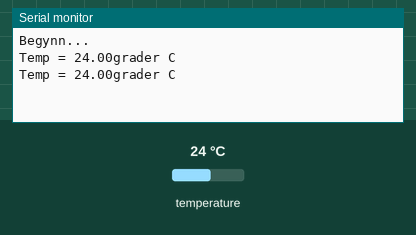
Simulated run of this sketch. Board: Arduino Nano 33 IoT. Parts: the last lines printed to the serial monitor. The inputs (shaded band) are chosen by the test bench; at power-on: temperature 24 °C.

Above: at 1.8 s.
1.9 s: temperature set to 12 °C
At 2.9 s:
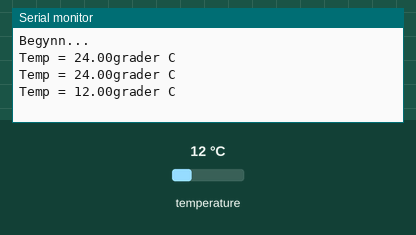
3.4 s: temperature set to 19 °C
At 4.9 s:
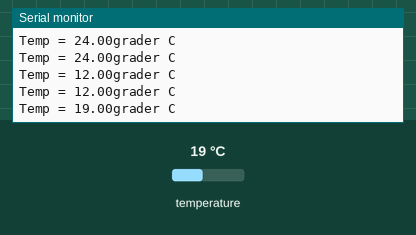
Timing chart, 0 to 6.4 s (numbered marks = the images above; inputs shaded):
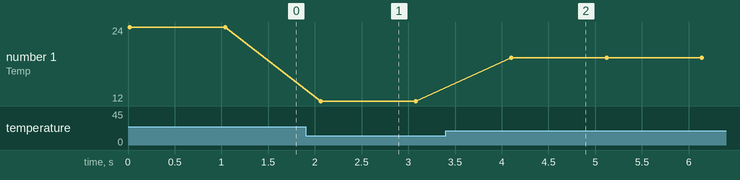

The sketch:

3feb_sht31_fungerer.ino
```cpp
/*
  SHT31 er Grove sin temperatur- og
  fuktighetssensor. Vi bruker denne sammen
  med arduino nano 33 BLE for å printe ut
  temperatur-verdiene til Seriell Monitor
  én gang i sekundet.
*/
#include <ArduinoBLE.h>
#include <Arduino.h>
#include "SHT31.h"

SHT31 sht31 = SHT31();

void setup() {
  // put your setup code here, to run once:
  Serial.begin(9600);
  while(!Serial);
  Serial.println("Begynn...");
  sht31.begin();
}

void loop() {
  // put your main code here, to run repeatedly:

  //Leser av sensor verdiene
  float temp = sht31.getTemperature();

  //printer sensorverdiene
  Serial.print("Temp = ");
  Serial.print(temp);
  Serial.print("grader C"); //enheten til Celcius
  //printer en tom linje
  Serial.println();
  //venter 1 sekund før vi printer igjen
  delay(1000);
}
```

Measured:
- after the input at 1.9 s, the serial monitor: prints a new line after 0.16 s (image 1)
- after the input at 3.4 s, the serial monitor: prints a new line after 0.70 s (image 2)
- plotted number 1: 24 → 12 after the input at 1.9 s, 12 → 19 after the input at 3.4 s
